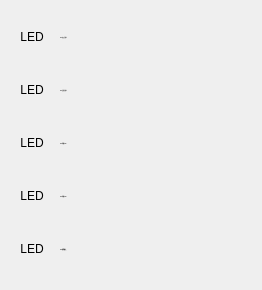
       <widget class="QWidget" name="page_10">
        <widget class="QWidget" name="gridLayoutWidget_24">
         <property name="geometry">
          <rect>
           <x>10</x>
           <y>10</y>
           <width>243</width>
           <height>271</height>
          </rect>
         </property>
         <layout class="QGridLayout" name="gridLayout_24" rowstretch="0,0,0,0,0" columnstretch="0,0">
          <item row="3" column="1">
           <widget class="QLabel" name="label_373">
            <property name="minimumSize">
             <size>
              <width>190</width>
              <height>40</height>
             </size>
            </property>
            <property name="maximumSize">
             <size>
              <width>190</width>
              <height>40</height>
             </size>
            </property>
            <property name="font">
             <font>
              <family>SimSun</family>
              <pointsize>-1</pointsize>
             </font>
            </property>
            <property name="frameShadow">
             <enum>QFrame::Plain</enum>
            </property>
            <property name="text">
             <string>XM4 预留XM4</string>
            </property>
            <property name="alignment">
             <set>Qt::AlignLeading|Qt::AlignLeft|Qt::AlignVCenter</set>
            </property>
           </widget>
          </item>
          <item row="2" column="1">
           <widget class="QLabel" name="label_375">
            <property name="minimumSize">
             <size>
              <width>190</width>
              <height>40</height>
             </size>
            </property>
            <property name="maximumSize">
             <size>
              <width>190</width>
              <height>40</height>
             </size>
            </property>
            <property name="font">
             <font>
              <family>SimSun</family>
              <pointsize>-1</pointsize>
             </font>
            </property>
            <property name="frameShadow">
             <enum>QFrame::Plain</enum>
            </property>
            <property name="text">
             <string>XM3 预留XM3</string>
            </property>
            <property name="alignment">
             <set>Qt::AlignLeading|Qt::AlignLeft|Qt::AlignVCenter</set>
            </property>
           </widget>
          </item>
          <item row="4" column="1">
           <widget class="QLabel" name="label_376">
            <property name="minimumSize">
             <size>
              <width>190</width>
              <height>40</height>
             </size>
            </property>
            <property name="maximumSize">
             <size>
              <width>190</width>
              <height>40</height>
             </size>
            </property>
            <property name="font">
             <font>
              <family>SimSun</family>
              <pointsize>-1</pointsize>
             </font>
            </property>
            <property name="frameShadow">
             <enum>QFrame::Plain</enum>
            </property>
            <property name="text">
             <string>XM5 暂停输入</string>
            </property>
            <property name="alignment">
             <set>Qt::AlignLeading|Qt::AlignLeft|Qt::AlignVCenter</set>
            </property>
           </widget>
          </item>
          <item row="0" column="1">
           <widget class="QLabel" name="label_380">
            <property name="minimumSize">
             <size>
              <width>190</width>
              <height>40</height>
             </size>
            </property>
            <property name="maximumSize">
             <size>
              <width>190</width>
              <height>40</height>
             </size>
            </property>
            <property name="font">
             <font>
              <family>SimSun</family>
              <pointsize>-1</pointsize>
             </font>
            </property>
            <property name="autoFillBackground">
             <bool>false</bool>
            </property>
            <property name="frameShadow">
             <enum>QFrame::Plain</enum>
            </property>
            <property name="text">
             <string>XM1 加工完成1</string>
            </property>
            <property name="scaledContents">
             <bool>true</bool>
            </property>
            <property name="alignment">
             <set>Qt::AlignLeading|Qt::AlignLeft|Qt::AlignVCenter</set>
            </property>
           </widget>
          </item>
          <item row="1" column="1">
           <widget class="QLabel" name="label_381">
            <property name="minimumSize">
             <size>
              <width>190</width>
              <height>40</height>
             </size>
            </property>
            <property name="maximumSize">
             <size>
              <width>190</width>
              <height>40</height>
             </size>
            </property>
            <property name="font">
             <font>
              <family>SimSun</family>
              <pointsize>-1</pointsize>
             </font>
            </property>
            <property name="frameShadow">
             <enum>QFrame::Plain</enum>
            </property>
            <property name="text">
             <string>XM2 定位完成1</string>
            </property>
            <property name="scaledContents">
             <bool>true</bool>
            </property>
            <property name="alignment">
             <set>Qt::AlignLeading|Qt::AlignLeft|Qt::AlignVCenter</set>
            </property>
           </widget>
          </item>
          <item row="0" column="0">
           <widget class="QLabel" name="label_493">
            <property name="minimumSize">
             <size>
              <width>40</width>
              <height>40</height>
             </size>
            </property>
            <property name="maximumSize">
             <size>
              <width>40</width>
              <height>40</height>
             </size>
            </property>
            <property name="text">
             <string>LED</string>
            </property>
            <property name="textFormat">
             <enum>Qt::PlainText</enum>
            </property>
            <property name="alignment">
             <set>Qt::AlignCenter</set>
            </property>
           </widget>
          </item>
          <item row="1" column="0">
           <widget class="QLabel" name="label_497">
            <property name="minimumSize">
             <size>
              <width>40</width>
              <height>40</height>
             </size>
            </property>
            <property name="maximumSize">
             <size>
              <width>40</width>
              <height>40</height>
             </size>
            </property>
            <property name="text">
             <string>LED</string>
            </property>
            <property name="textFormat">
             <enum>Qt::PlainText</enum>
            </property>
            <property name="alignment">
             <set>Qt::AlignCenter</set>
            </property>
           </widget>
          </item>
          <item row="2" column="0">
           <widget class="QLabel" name="label_496">
            <property name="minimumSize">
             <size>
              <width>40</width>
              <height>40</height>
             </size>
            </property>
            <property name="maximumSize">
             <size>
              <width>40</width>
              <height>40</height>
             </size>
            </property>
            <property name="text">
             <string>LED</string>
            </property>
            <property name="textFormat">
             <enum>Qt::PlainText</enum>
            </property>
            <property name="alignment">
             <set>Qt::AlignCenter</set>
            </property>
           </widget>
          </item>
          <item row="3" column="0">
           <widget class="QLabel" name="label_495">
            <property name="minimumSize">
             <size>
              <width>40</width>
              <height>40</height>
             </size>
            </property>
            <property name="maximumSize">
             <size>
              <width>40</width>
              <height>40</height>
             </size>
            </property>
            <property name="text">
             <string>LED</string>
            </property>
            <property name="textFormat">
             <enum>Qt::PlainText</enum>
            </property>
            <property name="alignment">
             <set>Qt::AlignCenter</set>
            </property>
           </widget>
          </item>
          <item row="4" column="0">
           <widget class="QLabel" name="label_494">
            <property name="minimumSize">
             <size>
              <width>40</width>
              <height>40</height>
             </size>
            </property>
            <property name="maximumSize">
             <size>
              <width>40</width>
              <height>40</height>
             </size>
            </property>
            <property name="text">
             <string>LED</string>
            </property>
            <property name="textFormat">
             <enum>Qt::PlainText</enum>
            </property>
            <property name="alignment">
             <set>Qt::AlignCenter</set>
            </property>
           </widget>
          </item>
         </layout>
        </widget>
       </widget>
